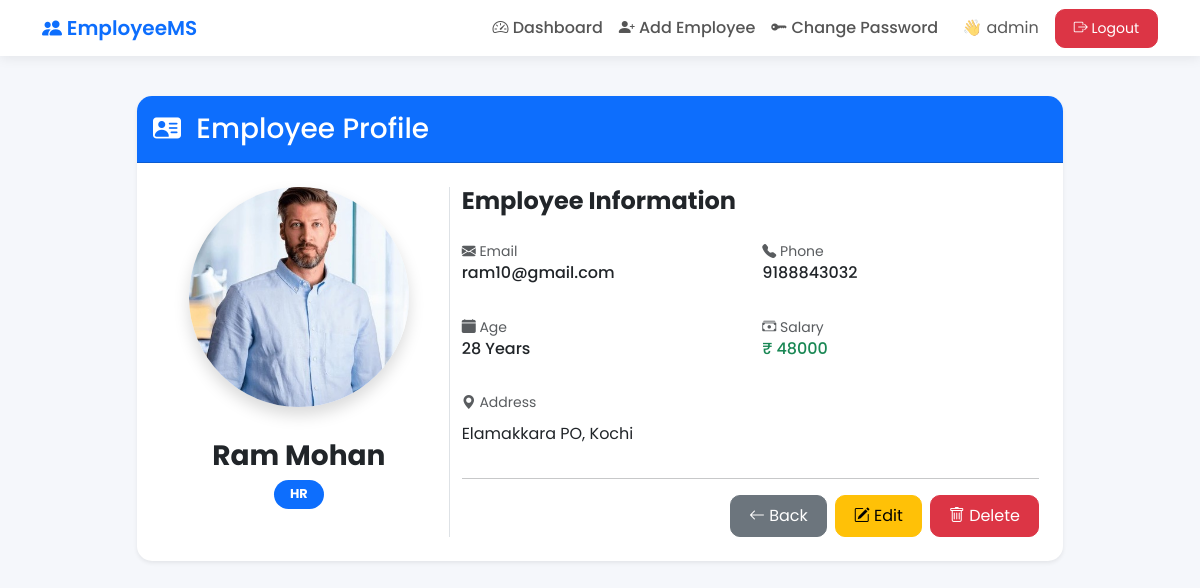
Page /single/3/ (signed in) on the committed database.
### finalapp/models.py (models this page shows, shortened)
class EmployeeModel(models.Model):
    name = models.CharField(max_length=100)
    age = models.IntegerField()
    email = models.EmailField()
    phone = models.CharField(max_length=20)
    department = models.CharField(max_length=100)
    salary = models.IntegerField()
    address = models.TextField()
    image = models.ImageField(upload_to='employees/')

### finalapp/views.py (the view)
# urls.py: path('single/<int:id>/', views.single_employee, name='single'),
@login_required
def single_employee(request, id):
    employee = get_object_or_404(EmployeeModel, id=id)
    return render(request, 'single_employee.html', {
        'employee': employee
    })

### templates/single_employee.html
{% extends 'base.html' %}
{% block content %}
<div class="row justify-content-center">
    <div class="col-lg-10">
        <div class="card shadow-sm">
            <div class="card-header bg-primary text-white py-3">
                <h3 class="mb-0">
                    <i class="bi bi-person-vcard-fill me-2"></i>
                    Employee Profile
                </h3>
            </div>
            <div class="card-body p-4">
                <div class="row">
                    <div class="col-lg-4 text-center border-end">
                        {% if employee.image %}
                        <img src="{{ employee.image.url }}"
                             class="img-fluid rounded-circle shadow mb-3"
                             style="width:220px;height:220px;object-fit:cover;">
                        {% else %}
                        <div class="mx-auto rounded-circle bg-secondary d-flex align-items-center justify-content-center text-white shadow"
                             style="width:220px;height:220px;">
                            <i class="bi bi-person-fill" style="font-size:90px;"></i>
                        </div>
                        {% endif %}
                        <h3 class="fw-bold mt-3">
                            {{ employee.name }}
                        </h3>
                        <span class="badge bg-primary px-3 py-2">
                            {{ employee.department }}
                        </span>
                    </div>
                    <div class="col-lg-8">
                        <h4 class="fw-bold mb-4">
                            Employee Information
                        </h4>
                        <div class="row">
                            <div class="col-md-6 mb-4">
                                <small class="text-muted">
                                    <i class="bi bi-envelope-fill"></i>
                                    Email
                                </small>
                                <h6>{{ employee.email }}</h6>
                            </div>
                            <div class="col-md-6 mb-4">
                                <small class="text-muted">
                                    <i class="bi bi-telephone-fill"></i>
                                    Phone
                                </small>
                                <h6>{{ employee.phone }}</h6>
                            </div>
                            <div class="col-md-6 mb-4">
                                <small class="text-muted">
                                    <i class="bi bi-calendar-fill"></i>
                                    Age
                                </small>
                                <h6>{{ employee.age }} Years</h6>
                            </div>
                            <div class="col-md-6 mb-4">
                                <small class="text-muted">
                                    <i class="bi bi-cash-stack"></i>
                                    Salary
                                </small>
                                <h6 class="text-success">
                                    ₹ {{ employee.salary }}
                                </h6>
                            </div>
                            <div class="col-12">
                                <small class="text-muted">
                                    <i class="bi bi-geo-alt-fill"></i>
                                    Address
                                </small>
                                <p class="mt-2">
                                    {{ employee.address }}
                                </p>
                            </div>
                        </div>
                        <hr>
                        <div class="d-flex flex-wrap gap-2 justify-content-end">
                            <a href="{% url 'dashboard' %}"
                               class="btn btn-secondary">
                                <i class="bi bi-arrow-left"></i>
                                Back
                            </a>
                            {% if user.is_authenticated %}
                            <a href="{% url 'update' employee.id %}"
                               class="btn btn-warning">
                                <i class="bi bi-pencil-square"></i>
                                Edit
                            </a>
                            <a href="{% url 'delete' employee.id %}"
                               class="btn btn-danger"
                               onclick="return confirm('Are you sure you want to delete this employee?');">
                                <i class="bi bi-trash"></i>
                                Delete
                            </a>
                            {% endif %}
                        </div>
                    </div>
                </div>
            </div>
        </div>
    </div>
</div>
{% endblock %}

### templates/base.html (shortened to what this page needs)
<!DOCTYPE html>
<html lang="en">
<head>
    <link href="https://cdn.jsdelivr.net/npm/bootstrap@5.3.3/dist/css/bootstrap.min.css" rel="stylesheet">
    <link rel="stylesheet"
          href="https://cdn.jsdelivr.net/npm/bootstrap-icons@1.11.3/font/bootstrap-icons.min.css">
</head>
<body>
<nav class="navbar navbar-expand-lg">
    <div class="container">
        <a class="navbar-brand" href="{% url 'dashboard' %}">
            <i class="bi bi-people-fill"></i>
            EmployeeMS
        </a>
        <div class="collapse navbar-collapse" id="navbarNav">
            <ul class="navbar-nav ms-auto align-items-lg-center">
                {% if user.is_authenticated %}
                <li class="nav-item">
                    <a class="nav-link" href="{% url 'dashboard' %}">
                        <i class="bi bi-speedometer2"></i>
                        Dashboard
                    </a>
                </li>
                <li class="nav-item">
                    <a class="nav-link" href="{% url 'add_employee' %}">
                        <i class="bi bi-person-plus-fill"></i>
                        Add Employee
                    </a>
                </li>
                <li class="nav-item">
                    <a class="nav-link" href="{% url 'change_password' %}">
                        <i class="bi bi-key-fill"></i>
                        Change Password
                    </a>
                </li>
                <li class="nav-item ms-lg-3">
                    <span class="navbar-text me-3">
                        👋 {{ user.username }}
                    </span>
                </li>
                <li class="nav-item">
                    <a class="btn btn-danger btn-sm"
                       href="{% url 'logout' %}">
                        <i class="bi bi-box-arrow-right"></i>
                        Logout
                    </a>
                </li>
                {% endif %}
            </ul>
        </div>
    </div>
</nav>
<div class="container page-content">
    {% block content %}
    {% endblock %}
</div>
</body>
</html>

### templates/base.html (style rules this page uses)
body { background:#f5f7fb; font-family:'Poppins',sans-serif; }
.navbar { background:#fff !important; box-shadow:0 2px 12px rgba(0,0,0,.08); }
.navbar-brand { font-weight:600; color:#0d6efd !important; }
.nav-link { font-weight:500; color:#555 !important; transition:.3s; }
.page-content { padding-top:40px; padding-bottom:40px; }
.card { border:none; border-radius:15px; box-shadow:0 4px 20px rgba(0,0,0,.08); }
.btn { border-radius:10px; }
.card-header { border-radius:15px 15px 0 0 !important; }
.btn { border-radius:10px; padding:8px 18px; }
.badge { border-radius:20px; font-size:.8rem; }

### rows in the picture
EmployeeModel: image (picture), name "Ram Mohan", department "HR", email "ram10@gmail.com", phone "9188843032", age "28", salary "48000", address "Elamakkara PO, Kochi"

### other values in the picture
{{ user.username }} "admin"
